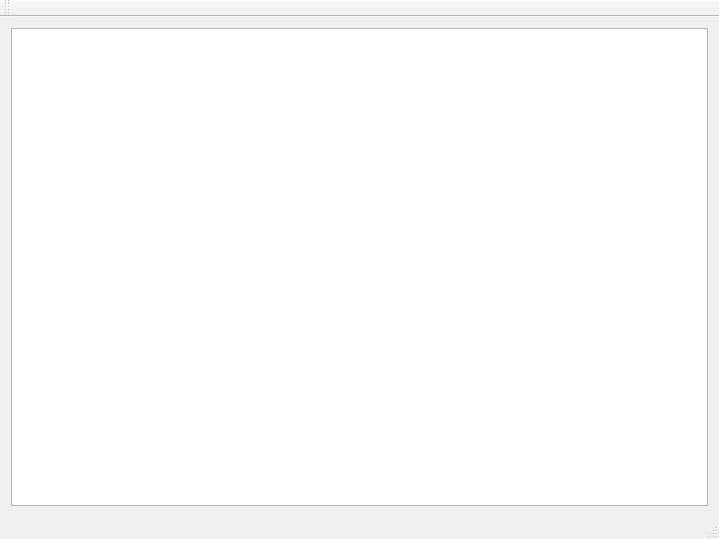
<?xml version="1.0" encoding="UTF-8"?>
<ui version="4.0">
 <class>MessageByDesignClass</class>
 <widget class="QMainWindow" name="MessageByDesignClass">
  <property name="geometry">
   <rect>
    <x>0</x>
    <y>0</y>
    <width>719</width>
    <height>539</height>
   </rect>
  </property>
  <property name="windowTitle">
   <string>MessageByDesign</string>
  </property>
  <widget class="QWidget" name="centralWidget">
   <layout class="QVBoxLayout" name="verticalLayout">
    <item>
     <widget class="QTextBrowser" name="messagesShower"/>
    </item>
   </layout>
  </widget>
  <widget class="QMenuBar" name="menuBar">
   <property name="geometry">
    <rect>
     <x>0</x>
     <y>0</y>
     <width>719</width>
     <height>22</height>
    </rect>
   </property>
  </widget>
  <widget class="QToolBar" name="mainToolBar">
   <attribute name="toolBarArea">
    <enum>TopToolBarArea</enum>
   </attribute>
   <attribute name="toolBarBreak">
    <bool>false</bool>
   </attribute>
  </widget>
  <widget class="QStatusBar" name="statusBar"/>
 </widget>
 <layoutdefault spacing="6" margin="11"/>
 <resources>
  <include location="MessageByDesign.qrc"/>
 </resources>
 <connections/>
</ui>
